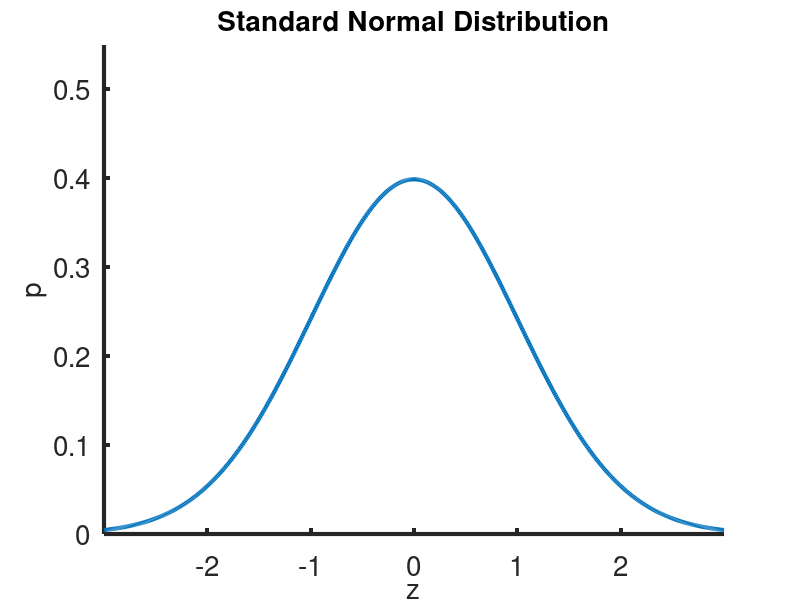

Here is the MATLAB script that generated this plot: (Note: this script raises an error after producing the figure.)


clf

h = axes('fontsize',20,'linewidth',3);
axis([-3 3 0 0.55])
set(gca,'XTickLabelMode','manual')
set(gca,'XTick',[-2 -1 0 1 2])
set(gca,'YTick',0:0.1:0.5)
set(gca,'XTickLabel',{'-2','-1','0','1','2'})
set(gca,'YTick',0:.1:0.5)

hold on
xlabel('z','fontsize',20)
ylabel('p','fontsize',20)
title('Standard Normal Distribution','fontsize',20)

z = -3:0.01:3;
f = exp(-z.*z*0.5)/sqrt(2*pi);
plot(z,f,'linewidth',3)

print -dpng 'standardNormal.png' -r600

filledCircle(-1,exp(-1/2)/sqrt(2*pi),.06,.01,[0 0 0],30);
filledCircle( 1,exp(-1/2)/sqrt(2*pi),.06,.01,[0 0 0],30);
plot([-1 -1],[0 exp(-1/2)/sqrt(2*pi)],'k:','linewidth',2)
plot([ 1  1],[0 exp(-1/2)/sqrt(2*pi)],'k:','linewidth',2)

print -dpng 'standardNormalInflection.png' -r600



clf

h = axes('fontsize',20,'linewidth',3);
axis([-3 3 0 0.55])
set(gca,'XTickLabelMode','manual')
set(gca,'XTick',[-0.8 0])
set(gca,'YTick',0:0.1:0.5)
set(gca,'XTickLabel',{'a','0'})
set(gca,'YTick',0:.1:0.5)

hold on
xlabel('z','fontsize',20)
ylabel('p','fontsize',20)
title('Probability as Area','fontsize',20)

z = -3:0.01:-0.8;
f = exp(-z.*z*0.5)/sqrt(2*pi);
area(z,f,'FaceColor',[0.1 0.8 0.05]);

z = -3:0.01:3;
f = exp(-z.*z*0.5)/sqrt(2*pi);
plot(z,f,'k-',-.8,exp(-.8*.8/2)/sqrt(2*pi),'g-','linewidth',3)


print -dpng 'standardNormalArea.png' -r600


clf

h = axes('fontsize',20,'linewidth',3);
axis([-3 3 0 0.55])
set(gca,'XTickLabelMode','manual')
set(gca,'XTick',[-0.8 0 1.2])
set(gca,'YTick',0:0.1:0.5)
set(gca,'XTickLabel',{'a','0','b'})
set(gca,'YTick',0:.1:0.5)

hold on
xlabel('z','fontsize',20)
ylabel('p','fontsize',20)
title('Probability as Area','fontsize',20)

z = -.8:0.01:1.2;
f = exp(-z.*z*0.5)/sqrt(2*pi);
area(z,f,'FaceColor',[0.1 0.8 0.05]);

z = -3:0.01:3;
f = exp(-z.*z*0.5)/sqrt(2*pi);
plot(z,f,'k-',-.8,exp(-.8*.8/2)/sqrt(2*pi),'g-',1.2,exp(-1.2*1.2/2)/sqrt(2*pi),'g-','linewidth',3)


print -dpng 'standardNormalAreaBoth.png' -r600

